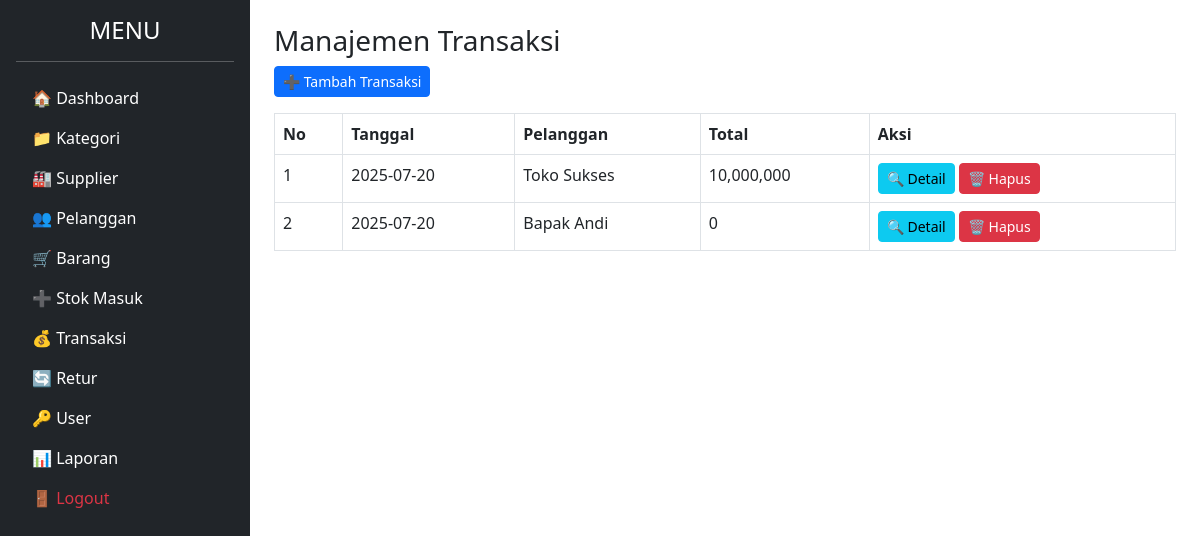
The page /admin/transaksi/index.php (signed in) on the database its author committed.
### tables this page shows
CREATE TABLE `transaksi` (
  `id` int NOT NULL,
  `kode_transaksi` varchar(50) NOT NULL,
  `tanggal` date DEFAULT NULL,
  `id_pelanggan` int DEFAULT NULL,
  `total` decimal(15,2) DEFAULT NULL
);

CREATE TABLE `pelanggan` (
  `id` int NOT NULL,
  `nama_pelanggan` varchar(100) NOT NULL,
  `kontak` varchar(50) DEFAULT NULL,
  `alamat` text
);

### admin/transaksi/index.php (the view, shortened to what this page needs)
<?php
include '../../config/koneksi.php';
?>
<!DOCTYPE html>
<html lang="id">
<head>
    <link href="https://cdn.jsdelivr.net/npm/bootstrap@5.3.0/dist/css/bootstrap.min.css" rel="stylesheet">
</head>
<body>
<div class="d-flex">
    <div class="bg-dark text-white p-3" style="width:250px; min-height:100vh;">
        <h4 class="text-center">MENU</h4><hr>
        <ul class="nav flex-column">
            <li class="nav-item"><a href="../index.php" class="nav-link text-white">🏠 Dashboard</a></li>
            <li class="nav-item"><a href="../kategori/index.php" class="nav-link text-white">📁 Kategori</a></li>
            <li class="nav-item"><a href="../supplier/index.php" class="nav-link text-white">🏭 Supplier</a></li>
            <li class="nav-item"><a href="../pelanggan/index.php" class="nav-link text-white">👥 Pelanggan</a></li>
            <li class="nav-item"><a href="../barang/index.php" class="nav-link text-white">🛒 Barang</a></li>
            <li class="nav-item"><a href="../stok_masuk/index.php" class="nav-link text-white">➕ Stok Masuk</a></li>
            <li class="nav-item"><a href="index.php" class="nav-link text-white">💰 Transaksi</a></li>
            <li class="nav-item"><a href="../retur/index.php" class="nav-link text-white">🔄 Retur</a></li>
            <li class="nav-item"><a href="../index.php" class="nav-link text-white">🔑 User</a></li>
            <li class="nav-item"><a href="../laporan/index.php" class="nav-link text-white">📊 Laporan</a></li>
            <li class="nav-item"><a href="../../login/logout.php" class="nav-link text-danger">🚪 Logout</a></li>
        </ul>
    </div>
    <div class="p-4 flex-grow-1">
        <h3>Manajemen Transaksi</h3>
        <a href="tambah.php" class="btn btn-primary btn-sm mb-3">➕ Tambah Transaksi</a>
        <table class="table table-bordered">
            <tr>
                <th>No</th>
                <th>Tanggal</th>
                <th>Pelanggan</th>
                <th>Total</th>
                <th>Aksi</th>
            </tr>
            <?php
            $no = 1;
            $query = mysqli_query($koneksi, "SELECT transaksi.*, pelanggan.nama_pelanggan
                FROM transaksi
                JOIN pelanggan ON transaksi.id_pelanggan = pelanggan.id");
            while ($data = mysqli_fetch_assoc($query)) {
            ?>
            <tr>
                <td><?= $no++; ?></td>
                <td><?= $data['tanggal']; ?></td>
                <td><?= $data['nama_pelanggan']; ?></td>
                <td><?= number_format($data['total']); ?></td>
                <td>
                    <a href="detail.php?id=<?= $data['id']; ?>" class="btn btn-info btn-sm">🔍 Detail</a>
                    <a href="?hapus=<?= $data['id']; ?>" class="btn btn-danger btn-sm" onclick="return confirm('Yakin Hapus?')">🗑️ Hapus</a>
                </td>
            </tr>
            <?php } ?>
        </table>
    </div>
</div>
</body>
</html>

### rows shown on the page
transaksi: tanggal "2025-07-20", id_pelanggan.nama_pelanggan "Toko Sukses", total "10,000,000"
transaksi: tanggal "2025-07-20", id_pelanggan.nama_pelanggan "Bapak Andi", total "0"
